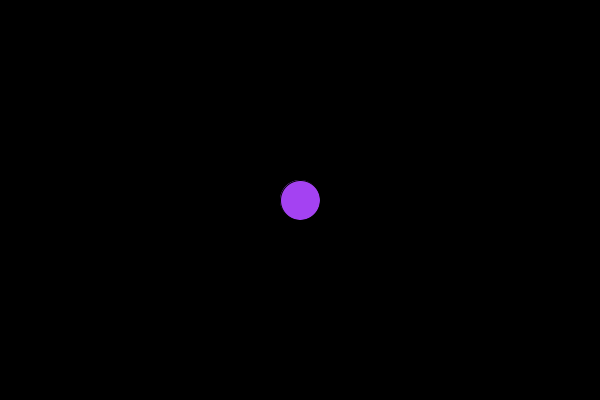
Frame 1 (no input)
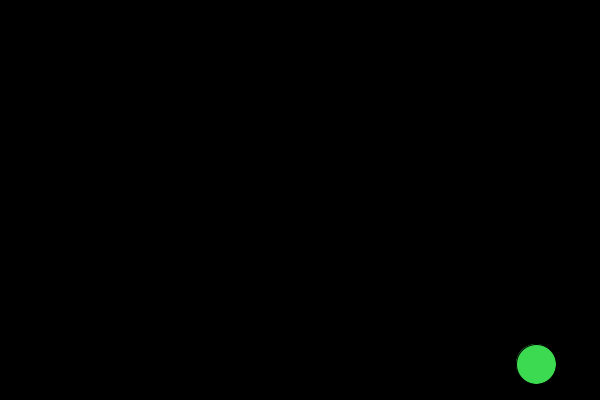
Frame 60 (the mouse pressed at the canvas centre just before this capture)
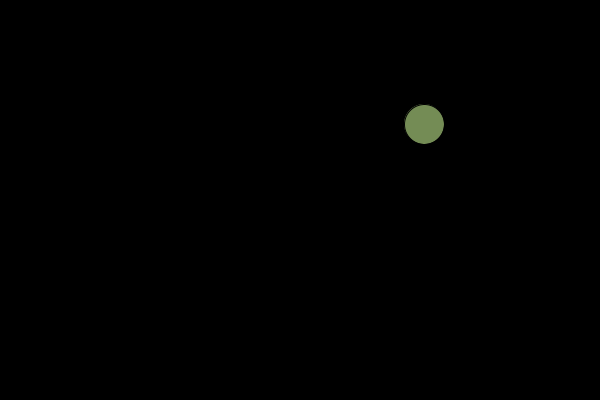
Frame 120 (the mouse held since frame 60 and released just before this capture)

The Processing sketch that drew these frames (run headless with seeded random() and noise(); from frame 60 on, the mouse is pressed at the canvas centre):

// Processing sketch: sad_pong
// ── sad_pong.pde
float xPos;
float yPos;
float d = 40;
float xSpeed =4;
float ySpeed = 4;
float r ;
float g ;
float b ;
void setup() {
  size(600, 400);
  background(0);
 r = random(255);
 g = random(255);
 b = random(255);
  //position the ball
  xPos = width/2;
  yPos = height/2;
}
void draw() {
  background(0);
  fill(r,g,b);
  ellipse(xPos, yPos, d, d);
  xPos = xPos + xSpeed;
  yPos = yPos + ySpeed;
  if (xPos >= width) {
    xSpeed = xSpeed * -1;
     r = random(255);
 g = random(255);
 b = random(255);
  }
  if (xPos<=0) {
    xSpeed = xSpeed * -1;
  r = random(255);
 g = random(255);
 b = random(255);
  }
  if (yPos >= height) {
 r = random(255);
 g = random(255);
 b = random(255);
    ySpeed = ySpeed * -1;
  } 
  if (yPos<=0) {
 r = random(255);
 g = random(255);
 b = random(255);
    ySpeed = ySpeed * -1;
  }
}
